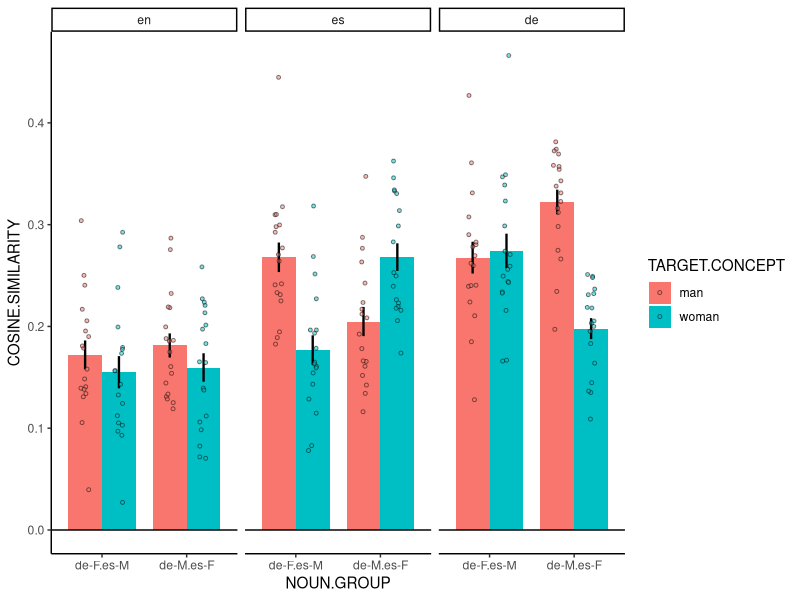
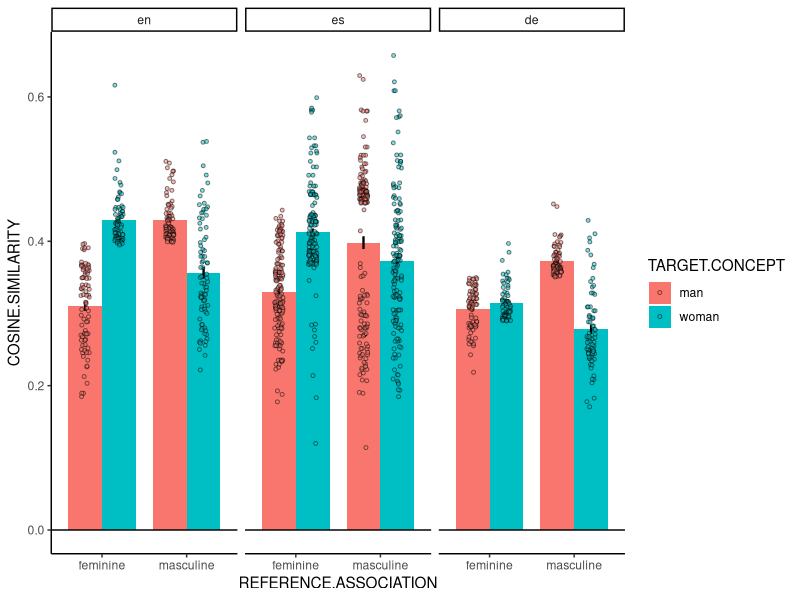
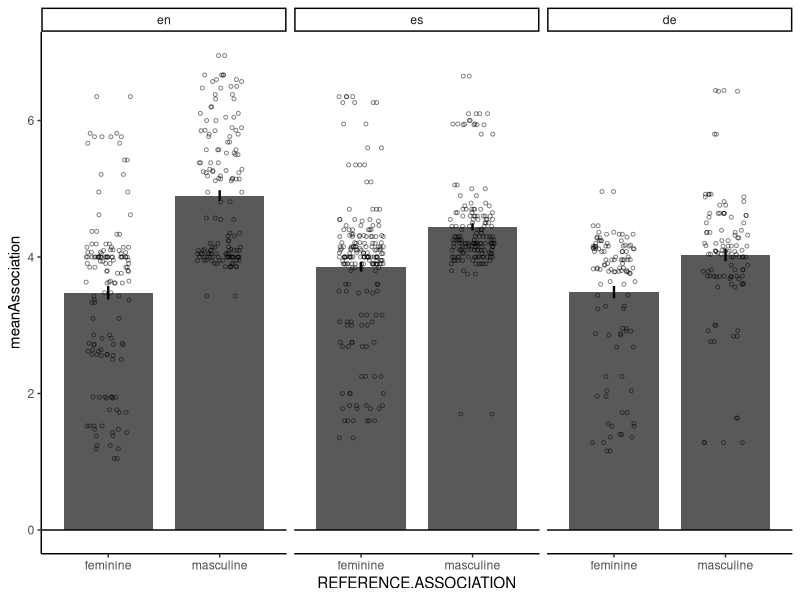

Here is the R script that generated these plots, in order: (Note: this script raises an error after producing the figures.)
## ---- chunk 1
rm(list = ls())

library(tidyverse)
library(ggplot2)
library(data.table)
library(lme4)
library(lmerTest)
## ---- chunk 2
dat.en = read.csv('../data/embeddings/control/en_embeddings_control.csv') 
dat.es = read.csv('../data/embeddings/control/es_embeddings_control.csv')
dat.de = read.csv('../data/embeddings/control/de_embeddings_control.csv')
dat = rbind(dat.en, dat.es, dat.de)
dat = dat %>% 
  mutate(TARGET.CONCEPT=ifelse(TARGET.WORD %in% c("woman", "Frau", "mujer"), "woman", "man"))
dat.nouns = dat %>% 
  filter(REFERENCE.GROUP=='nouns') %>% 
  filter(TARGET.GROUP=='genders') 
dat.adjectives = dat %>% filter(REFERENCE.GROUP=='adjectives') %>% filter(TARGET.GROUP=='genders')
## ---- chunk 3
noun_info = read.csv('../materials/matchings/reference/matchings_nouns.csv')
noun_info = noun_info %>% rename(REFERENCE.CONCEPT=translation, NOUN.GROUP=Group) %>%
  pivot_longer(!c(REFERENCE.CONCEPT, NOUN.GROUP), names_to = "LANGUAGE", values_to = "REFERENCE.WORD") %>%
  mutate(NOUN.GROUP=ifelse(NOUN.GROUP=="Spanish Masculine", "de-F.es-M", "de-M.es-F"))
## ---- chunk 4
dat.nouns = noun_info %>% merge(dat.nouns)
## ---- chunk 5
dat.nouns$REFERENCE.CONCEPT = as.factor(dat.nouns$REFERENCE.CONCEPT)   # random effect, reference level doesn't matter
dat.nouns$TARGET.CONCEPT = as.factor(dat.nouns$TARGET.CONCEPT)
contrasts(dat.nouns$TARGET.CONCEPT) = contr.sum(2)    # sum coding, mean between man and woman is the reference level
colnames(attr(dat.nouns$TARGET.CONCEPT, "contrasts")) = c("man-woman")
dat.nouns$LANGUAGE = factor(dat.nouns$LANGUAGE, levels=c("en", "es", "de"))   # dummy coding, en is the reference level
dat.nouns$NOUN.GROUP = as.factor(dat.nouns$NOUN.GROUP)
contrasts(dat.nouns$NOUN.GROUP) = contr.sum(2)    # sum coding, mean between man and woman is the reference level
colnames(attr(dat.nouns$NOUN.GROUP, "contrasts")) = c("groupdiff")
## ---- chunk 6
m = lmer(COSINE.SIMILARITY~LANGUAGE*TARGET.CONCEPT*NOUN.GROUP+(1+LANGUAGE|REFERENCE.CONCEPT), data=dat.nouns, REML=FALSE)
summary(m)
## ---- chunk 7
ggplot(data=dat.nouns, mapping=aes(x=NOUN.GROUP, y=COSINE.SIMILARITY, fill=TARGET.CONCEPT))+
  facet_wrap(~LANGUAGE)+
  stat_summary(geom='col', fun='mean',
               width=0.8, position='dodge')+
  stat_summary(geom='errorbar', fun.data='mean_se',
               color = 'black', size = 0.8, width=0, position=position_dodge(width=0.8))+
  geom_point(position=position_jitterdodge(jitter.width=0.2, jitter.height=0,
                                           dodge.width = 0.8), 
             size=1, alpha=0.5, shape=21, stroke=.5)+
  geom_hline(yintercept=0)+
  theme_classic()
## ---- chunk 8
dat.adjectives$REFERENCE.WORD = as.factor(dat.adjectives$REFERENCE.WORD)   # random effect, reference level doesn't matter
dat.adjectives$TARGET.CONCEPT = as.factor(dat.adjectives$TARGET.CONCEPT)
contrasts(dat.adjectives$TARGET.CONCEPT) = contr.sum(2)    # sum coding, mean between man and woman is the reference level
colnames(attr(dat.adjectives$TARGET.CONCEPT, "contrasts")) = c("man-woman")
dat.adjectives$LANGUAGE = factor(dat.adjectives$LANGUAGE, levels=c("en", "es", "de"))   # dummy coding, en is the reference level
dat.adjectives$REFERENCE.ASSOCIATION = as.factor(dat.adjectives$REFERENCE.ASSOCIATION)
contrasts(dat.adjectives$REFERENCE.ASSOCIATION) = contr.sum(2)    # sum coding, mean between man and woman is the reference level
colnames(attr(dat.adjectives$REFERENCE.ASSOCIATION, "contrasts")) = c("man-woman")
## ---- chunk 9
m = lmer(COSINE.SIMILARITY~LANGUAGE*TARGET.CONCEPT*REFERENCE.ASSOCIATION+(1|REFERENCE.WORD), data=dat.adjectives, REML=FALSE)
summary(m)
## ---- chunk 10
ggplot(data=dat.adjectives, mapping=aes(x=REFERENCE.ASSOCIATION, y=COSINE.SIMILARITY, fill=TARGET.CONCEPT))+
  facet_wrap(~LANGUAGE)+
  stat_summary(geom='col', fun='mean',
               width=0.8, position='dodge')+
  stat_summary(geom='errorbar', fun.data='mean_se',
               color = 'black', size = 0.8, width=0, position=position_dodge(width=0.8))+
  geom_point(position=position_jitterdodge(jitter.width=0.2, jitter.height=0,
                                           dodge.width = 0.8), 
             size=1, alpha=0.5, shape=21, stroke=.5)+
  geom_hline(yintercept=0)+
  theme_classic()
## ---- chunk 11
dat.ratings.en = read.csv('../data/adjective-ratings/processed/en_summary_by_adjective.csv')
dat.ratings.es = read.csv('../data/adjective-ratings/processed/es_summary_by_adjective.csv')
dat.ratings.de = read.csv('../data/adjective-ratings/processed/de_summary_by_adjective.csv')
dat.ratings = rbind(dat.ratings.en %>% mutate("LANGUAGE"='en'), 
                    dat.ratings.es %>% mutate("LANGUAGE"='es'), 
                    dat.ratings.de %>% mutate("LANGUAGE"='de')) %>%
  merge(dat.adjectives, by.x=c("LANGUAGE", "Adjective"), by.y=c("LANGUAGE", "REFERENCE.WORD"))

## ---- chunk 12
threshold = 1.6
dat.ratings.excluded = dat.ratings %>% filter(meanPerson>1.6)
dat.ratings = dat.ratings %>% filter(meanPerson<=1.6)
warning(paste("Excluding", nrow(dat.ratings.excluded), "adjectives that cannot be used to describe a person"))
## ---- chunk 13
dat.ratings$Adjective = as.factor(dat.ratings$Adjective)   # random effect, reference level doesn't matter
dat.ratings$TARGET.CONCEPT = as.factor(dat.ratings$TARGET.CONCEPT)
contrasts(dat.ratings$TARGET.CONCEPT) = contr.sum(2)    # sum coding, mean between man and woman is the reference level
colnames(attr(dat.ratings$TARGET.CONCEPT, "contrasts")) = c("man-woman")
dat.ratings$LANGUAGE = factor(dat.ratings$LANGUAGE, levels=c("en", "es", "de"))   # dummy coding, en is the reference level
dat.ratings$REFERENCE.ASSOCIATION = as.factor(dat.ratings$REFERENCE.ASSOCIATION)
contrasts(dat.ratings$REFERENCE.ASSOCIATION) = contr.sum(2)    # sum coding, mean between man and woman is the reference level
colnames(attr(dat.ratings$REFERENCE.ASSOCIATION, "contrasts")) = c("man-woman")
## ---- chunk 14
m = lmer(meanAssociation~LANGUAGE*REFERENCE.ASSOCIATION+(1|Adjective), data=dat.ratings, REML=FALSE)
summary(m)
## ---- chunk 15
ggplot(data=dat.ratings, mapping=aes(x=REFERENCE.ASSOCIATION, y=meanAssociation))+
  facet_wrap(~LANGUAGE)+
  stat_summary(geom='col', fun='mean',
               width=0.8)+
  stat_summary(geom='errorbar', fun.data='mean_se',
               color = 'black', size = 0.8, width=0)+
  geom_point(position=position_jitter(width=0.2, height=0), 
             size=1, alpha=0.5, shape=21, stroke=.5)+
  geom_hline(yintercept=0)+
  theme_classic()
## ---- chunk 16
dat.wider = dat.ratings %>%
  pivot_wider(id_cols = c(LANGUAGE, Adjective, meanAssociation), names_from=TARGET.CONCEPT, values_from=COSINE.SIMILARITY)
## ---- chunk 17
dat.ratings$LANGUAGE = factor(dat.ratings$LANGUAGE, levels=c("en", "es", "de")) 
dat.ratings$Adjective = as.factor(dat.ratings$Adjective)
## ---- chunk 18
m = lmer(meanAssociation~LANGUAGE + LANGUAGE:scale(man) + LANGUAGE:scale(woman) + (1|Adjective), data=dat.wider, control=lmerControl(optimizer = "bobyqa", optCtrl=list(maxfun=2e9)))
summary(m)
## ---- chunk 19
ggplot(data=dat.ratings, mapping=aes(x=meanAssociation, y=COSINE.SIMILARITY))+
  facet_wrap(TARGET.CONCEPT~LANGUAGE)+
  geom_point()+
  theme_classic()
## ---- chunk 20
dat.crit.en = read.csv('../data/embeddings/experimental/en_embeddings_experimental.csv')
dat.crit.es = read.csv('../data/embeddings/experimental/es_embeddings_experimental.csv')
dat.crit.de = read.csv('../data/embeddings/experimental/de_embeddings_experimental.csv')
dat.crit = rbind(dat.crit.en, dat.crit.es, dat.crit.de)

# add noun group info
dat.crit = noun_info %>% merge(dat.crit, by.x=c('LANGUAGE', 'REFERENCE.WORD'), by.y=c('LANGUAGE', 'NOUN'))
## ---- chunk 21
dat.crit = dat.crit %>% filter(ADJECTIVE %in% dat.wider$Adjective)
## ---- chunk 22
dat.crit$REFERENCE.CONCEPT = as.factor(dat.crit$REFERENCE.CONCEPT)   # random effect, reference level doesn't matter
dat.crit$ADJECTIVE = as.factor(dat.crit$ADJECTIVE)   # random effect, reference level doesn't matter
dat.crit$GENDER.ASSOCIATION.OF.ADJECTIVE = as.factor(dat.crit$GENDER.ASSOCIATION.OF.ADJECTIVE)
contrasts(dat.crit$GENDER.ASSOCIATION.OF.ADJECTIVE) = contr.sum(2)    # sum coding, mean between man and woman is the reference level
colnames(attr(dat.crit$GENDER.ASSOCIATION.OF.ADJECTIVE, "contrasts")) = c("masc-fem")
dat.crit$LANGUAGE = factor(dat.crit$LANGUAGE, levels=c("en", "es", "de"))   # dummy coding, en is the reference level
dat.crit$NOUN.GROUP = as.factor(dat.crit$NOUN.GROUP)
contrasts(dat.crit$NOUN.GROUP) = contr.sum(2)    # sum coding, mean between man and woman is the reference level
colnames(attr(dat.crit$NOUN.GROUP, "contrasts")) = c("groupdiff")
## ---- chunk 23
m = lmer(COSINE.SIMILARITY~LANGUAGE*NOUN.GROUP*GENDER.ASSOCIATION.OF.ADJECTIVE+(1+LANGUAGE|REFERENCE.CONCEPT)+(1|ADJECTIVE), data=dat.crit, REML=FALSE)
summary(m)
## ---- chunk 24

dat.crit.by_adjective = dat.crit %>%
  group_by(ADJECTIVE,LANGUAGE,NOUN.GROUP,GENDER.ASSOCIATION.OF.ADJECTIVE) %>% summarize(COSINE.SIMILARITY=mean(COSINE.SIMILARITY))
dat.crit.by_noun = dat.crit %>%
  group_by(REFERENCE.WORD,LANGUAGE,NOUN.GROUP,GENDER.ASSOCIATION.OF.ADJECTIVE) %>% summarize(COSINE.SIMILARITY=mean(COSINE.SIMILARITY))

ggplot(data=dat.crit.by_noun, mapping=aes(x=NOUN.GROUP, y=COSINE.SIMILARITY, fill=GENDER.ASSOCIATION.OF.ADJECTIVE))+
  facet_wrap(~LANGUAGE)+
  stat_summary(geom='col', fun='mean',
               width=0.8, position='dodge')+
  stat_summary(geom='errorbar', fun.data='mean_se',
               color = 'black', size = 0.8, width=0, position=position_dodge(width=0.8))+
  geom_point(position=position_jitterdodge(jitter.width=0.2, jitter.height=0,
                                           dodge.width = 0.8), 
             size=.5, alpha=0.5, shape=21, stroke=.5)+
  geom_hline(yintercept=0)+
  theme_classic()
## ---- chunk 25
matchings.en = read.csv('../materials/matchings/stimulus/en_matchings_stimulus.csv')
matchings.es = read.csv('../materials/matchings/stimulus/es_matchings_stimulus.csv')
matchings.de = read.csv('../materials/matchings/stimulus/de_matchings_stimulus.csv')

dat.crit.en.matchings = dat.crit.en %>%
  filter(NOUN %in% matchings.en$noun) %>%
  filter((ADJECTIVE %in% matchings.en$masculine_adjective) | (ADJECTIVE %in% matchings.en$feminine_adjective))

dat.crit.es.matchings = dat.crit.es %>%
  filter(NOUN %in% matchings.es$noun) %>%
  filter((ADJECTIVE %in% matchings.es$masculine_adjective) | (ADJECTIVE %in% matchings.es$feminine_adjective))

dat.crit.de.matchings = dat.crit.de %>%
  filter(NOUN %in% matchings.de$noun) %>%
  filter((ADJECTIVE %in% matchings.de$masculine_adjective) | (ADJECTIVE %in% matchings.de$feminine_adjective))

dat.crit.matchings = rbind(dat.crit.en.matchings, dat.crit.es.matchings, dat.crit.de.matchings)

# TODO fix mismatches in adjectives
write.csv(dat.crit.matchings, "../data/embeddings/experimental/all_embeddings_experimental_matchings.csv",
          row.names=FALSE)
